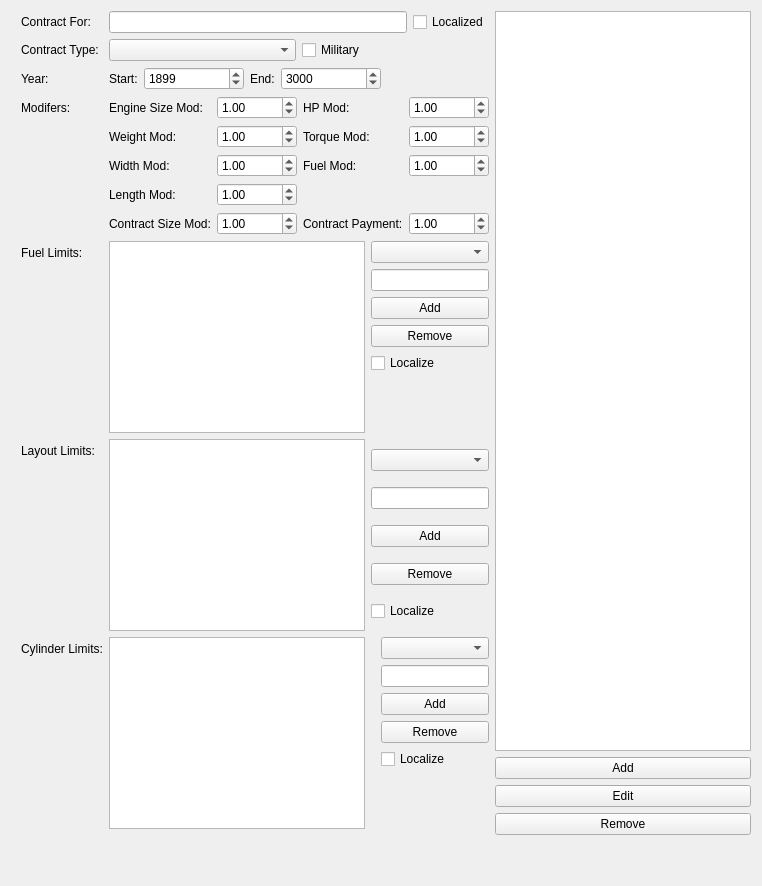
     <widget class="QWidget" name="tab_3">
      <attribute name="title">
       <string>Engine Contracts</string>
      </attribute>
      <layout class="QHBoxLayout" name="horizontalLayout_6">
       <item>
        <layout class="QHBoxLayout" name="horizontalLayout_12">
         <item>
          <layout class="QFormLayout" name="formLayout_4">
           <property name="fieldGrowthPolicy">
            <enum>QFormLayout::AllNonFixedFieldsGrow</enum>
           </property>
           <property name="leftMargin">
            <number>10</number>
           </property>
           <item row="0" column="0">
            <widget class="QLabel" name="label_40">
             <property name="text">
              <string>Contract For:</string>
             </property>
            </widget>
           </item>
           <item row="0" column="1">
            <layout class="QHBoxLayout" name="horizontalLayout_13">
             <property name="leftMargin">
              <number>0</number>
             </property>
             <item>
              <widget class="QLineEdit" name="lineEdit_e_ContractFor"/>
             </item>
             <item>
              <widget class="QCheckBox" name="checkBox_e_LocalizeName">
               <property name="text">
                <string>Localized</string>
               </property>
              </widget>
             </item>
            </layout>
           </item>
           <item row="1" column="0">
            <widget class="QLabel" name="label_44">
             <property name="text">
              <string>Contract Type:</string>
             </property>
            </widget>
           </item>
           <item row="1" column="1">
            <layout class="QHBoxLayout" name="horizontalLayout_33">
             <item>
              <widget class="QComboBox" name="comboBox_e_contractType"/>
             </item>
             <item>
              <widget class="QCheckBox" name="checkBox_e_Military">
               <property name="text">
                <string>Military</string>
               </property>
              </widget>
             </item>
            </layout>
           </item>
           <item row="2" column="0">
            <widget class="QLabel" name="label_41">
             <property name="text">
              <string>Year:</string>
             </property>
            </widget>
           </item>
           <item row="2" column="1">
            <layout class="QHBoxLayout" name="horizontalLayout_14">
             <item>
              <widget class="QLabel" name="label_42">
               <property name="sizePolicy">
                <sizepolicy hsizetype="Fixed" vsizetype="Preferred">
                 <horstretch>0</horstretch>
                 <verstretch>0</verstretch>
                </sizepolicy>
               </property>
               <property name="text">
                <string>Start:</string>
               </property>
              </widget>
             </item>
             <item>
              <widget class="QSpinBox" name="spinBox_e_StartYear">
               <property name="sizePolicy">
                <sizepolicy hsizetype="Fixed" vsizetype="Fixed">
                 <horstretch>0</horstretch>
                 <verstretch>0</verstretch>
                </sizepolicy>
               </property>
               <property name="minimumSize">
                <size>
                 <width>100</width>
                 <height>0</height>
                </size>
               </property>
               <property name="minimum">
                <number>1800</number>
               </property>
               <property name="maximum">
                <number>9999</number>
               </property>
               <property name="value">
                <number>1899</number>
               </property>
              </widget>
             </item>
             <item>
              <widget class="QLabel" name="label_43">
               <property name="sizePolicy">
                <sizepolicy hsizetype="Fixed" vsizetype="Preferred">
                 <horstretch>0</horstretch>
                 <verstretch>0</verstretch>
                </sizepolicy>
               </property>
               <property name="text">
                <string>End:</string>
               </property>
              </widget>
             </item>
             <item>
              <widget class="QSpinBox" name="spinBox_e_EndYear">
               <property name="sizePolicy">
                <sizepolicy hsizetype="Fixed" vsizetype="Fixed">
                 <horstretch>0</horstretch>
                 <verstretch>0</verstretch>
                </sizepolicy>
               </property>
               <property name="minimumSize">
                <size>
                 <width>100</width>
                 <height>0</height>
                </size>
               </property>
               <property name="minimum">
                <number>1800</number>
               </property>
               <property name="maximum">
                <number>9999</number>
               </property>
               <property name="value">
                <number>3000</number>
               </property>
              </widget>
             </item>
             <item>
              <spacer name="horizontalSpacer_4">
               <property name="orientation">
                <enum>Qt::Horizontal</enum>
               </property>
               <property name="sizeHint" stdset="0">
                <size>
                 <width>40</width>
                 <height>20</height>
                </size>
               </property>
              </spacer>
             </item>
            </layout>
           </item>
           <item row="4" column="0">
            <widget class="QLabel" name="label_45">
             <property name="text">
              <string>Modifers:</string>
             </property>
            </widget>
           </item>
           <item row="4" column="1">
            <layout class="QGridLayout" name="gridLayout_5">
             <item row="0" column="0">
              <widget class="QLabel" name="label_46">
               <property name="text">
                <string>Engine Size Mod:</string>
               </property>
              </widget>
             </item>
             <item row="1" column="1">
              <widget class="QDoubleSpinBox" name="spinBox_e_weightMod">
               <property name="minimum">
                <double>-99.000000000000000</double>
               </property>
               <property name="value">
                <double>1.000000000000000</double>
               </property>
              </widget>
             </item>
             <item row="0" column="1">
              <widget class="QDoubleSpinBox" name="spinBox_e_engineSizeMod">
               <property name="minimum">
                <double>-99.000000000000000</double>
               </property>
               <property name="value">
                <double>1.000000000000000</double>
               </property>
              </widget>
             </item>
             <item row="1" column="0">
              <widget class="QLabel" name="label_48">
               <property name="text">
                <string>Weight Mod:</string>
               </property>
              </widget>
             </item>
             <item row="2" column="1">
              <widget class="QDoubleSpinBox" name="spinBox_e_widthMod">
               <property name="minimum">
                <double>-99.000000000000000</double>
               </property>
               <property name="value">
                <double>1.000000000000000</double>
               </property>
              </widget>
             </item>
             <item row="2" column="0">
              <widget class="QLabel" name="label_49">
               <property name="text">
                <string>Width Mod:</string>
               </property>
              </widget>
             </item>
             <item row="0" column="2">
              <widget class="QLabel" name="label_50">
               <property name="text">
                <string>HP Mod:</string>
               </property>
              </widget>
             </item>
             <item row="1" column="2">
              <widget class="QLabel" name="label_51">
               <property name="text">
                <string>Torque Mod:</string>
               </property>
              </widget>
             </item>
             <item row="3" column="1">
              <widget class="QDoubleSpinBox" name="spinBox_e_lengthMod">
               <property name="minimum">
                <double>-99.000000000000000</double>
               </property>
               <property name="value">
                <double>1.000000000000000</double>
               </property>
              </widget>
             </item>
             <item row="3" column="0">
              <widget class="QLabel" name="label_53">
               <property name="text">
                <string>Length Mod:</string>
               </property>
              </widget>
             </item>
             <item row="0" column="3">
              <widget class="QDoubleSpinBox" name="spinBox_e_hpMod">
               <property name="minimum">
                <double>-99.000000000000000</double>
               </property>
               <property name="value">
                <double>1.000000000000000</double>
               </property>
              </widget>
             </item>
             <item row="4" column="0">
              <widget class="QLabel" name="label_54">
               <property name="text">
                <string>Contract Size Mod:</string>
               </property>
              </widget>
             </item>
             <item row="4" column="2">
              <widget class="QLabel" name="label_55">
               <property name="text">
                <string>Contract Payment:</string>
               </property>
              </widget>
             </item>
             <item row="4" column="1">
              <widget class="QDoubleSpinBox" name="spinBox_e_contractSizeMod">
               <property name="minimum">
                <double>-99.000000000000000</double>
               </property>
               <property name="value">
                <double>1.000000000000000</double>
               </property>
              </widget>
             </item>
             <item row="1" column="3">
              <widget class="QDoubleSpinBox" name="spinBox_e_torqueMod">
               <property name="minimum">
                <double>-99.000000000000000</double>
               </property>
               <property name="value">
                <double>1.000000000000000</double>
               </property>
              </widget>
             </item>
             <item row="4" column="3">
              <widget class="QDoubleSpinBox" name="spinBox_e_contractPaymentMod">
               <property name="minimum">
                <double>-99.000000000000000</double>
               </property>
               <property name="value">
                <double>1.000000000000000</double>
               </property>
              </widget>
             </item>
             <item row="2" column="2">
              <widget class="QLabel" name="label_47">
               <property name="text">
                <string>Fuel Mod:</string>
               </property>
              </widget>
             </item>
             <item row="2" column="3">
              <widget class="QDoubleSpinBox" name="spinBox_e_fuelMod">
               <property name="minimum">
                <double>-99.000000000000000</double>
               </property>
               <property name="value">
                <double>1.000000000000000</double>
               </property>
              </widget>
             </item>
            </layout>
           </item>
           <item row="5" column="0">
            <widget class="QLabel" name="label_56">
             <property name="text">
              <string>Fuel Limits:</string>
             </property>
            </widget>
           </item>
           <item row="5" column="1">
            <layout class="QHBoxLayout" name="horizontalLayout_10">
             <item>
              <widget class="QListWidget" name="listWidget_e_FuelLimit">
               <property name="sizePolicy">
                <sizepolicy hsizetype="Expanding" vsizetype="Expanding">
                 <horstretch>0</horstretch>
                 <verstretch>0</verstretch>
                </sizepolicy>
               </property>
              </widget>
             </item>
             <item>
              <layout class="QVBoxLayout" name="verticalLayout_10">
               <property name="leftMargin">
                <number>0</number>
               </property>
               <item>
                <widget class="QComboBox" name="comboBox_e_fuelLimit">
                 <property name="sizePolicy">
                  <sizepolicy hsizetype="Expanding" vsizetype="Fixed">
                   <horstretch>0</horstretch>
                   <verstretch>0</verstretch>
                  </sizepolicy>
                 </property>
                </widget>
               </item>
               <item>
                <widget class="QLineEdit" name="lineEdit_e_fuelLimit"/>
               </item>
               <item>
                <widget class="QPushButton" name="pushButton_e_fuelLimitAdd">
                 <property name="text">
                  <string>Add</string>
                 </property>
                </widget>
               </item>
               <item>
                <widget class="QPushButton" name="pushButton_e_fuelLimitRemove">
                 <property name="text">
                  <string>Remove</string>
                 </property>
                </widget>
               </item>
               <item>
                <widget class="QCheckBox" name="checkBox_e_fuelLimitLocalize">
                 <property name="text">
                  <string>Localize</string>
                 </property>
                </widget>
               </item>
               <item>
                <spacer name="verticalSpacer_7">
                 <property name="orientation">
                  <enum>Qt::Vertical</enum>
                 </property>
                 <property name="sizeHint" stdset="0">
                  <size>
                   <width>20</width>
                   <height>40</height>
                  </size>
                 </property>
                </spacer>
               </item>
              </layout>
             </item>
            </layout>
           </item>
           <item row="6" column="0">
            <widget class="QLabel" name="label_52">
             <property name="text">
              <string>Layout Limits:</string>
             </property>
            </widget>
           </item>
           <item row="6" column="1">
            <layout class="QHBoxLayout" name="horizontalLayout_34">
             <item>
              <widget class="QListWidget" name="listWidget_e_layoutLimit"/>
             </item>
             <item>
              <layout class="QVBoxLayout" name="verticalLayout_24">
               <property name="leftMargin">
                <number>0</number>
               </property>
               <item>
                <widget class="QComboBox" name="comboBox_e_LayoutLimits"/>
               </item>
               <item>
                <widget class="QLineEdit" name="lineEdit_e_layoutLimitsName"/>
               </item>
               <item>
                <widget class="QPushButton" name="button_e_layoutLimitAdd">
                 <property name="text">
                  <string>Add</string>
                 </property>
                </widget>
               </item>
               <item>
                <widget class="QPushButton" name="button_e_layoutLimitsRemove">
                 <property name="text">
                  <string>Remove</string>
                 </property>
                </widget>
               </item>
               <item>
                <widget class="QCheckBox" name="checkBox_e_layoutLimitLocalize">
                 <property name="text">
                  <string>Localize</string>
                 </property>
                </widget>
               </item>
              </layout>
             </item>
            </layout>
           </item>
           <item row="7" column="0">
            <widget class="QLabel" name="label_57">
             <property name="text">
              <string>Cylinder Limits:</string>
             </property>
            </widget>
           </item>
           <item row="7" column="1">
            <layout class="QHBoxLayout" name="horizontalLayout_16">
             <item>
              <widget class="QListWidget" name="listWidget_e_cylinderLimit"/>
             </item>
             <item>
              <layout class="QVBoxLayout" name="verticalLayout_11">
               <property name="leftMargin">
                <number>10</number>
               </property>
               <item>
                <widget class="QComboBox" name="comboBox_e_CylinderLimit">
                 <property name="sizePolicy">
                  <sizepolicy hsizetype="Expanding" vsizetype="Fixed">
                   <horstretch>0</horstretch>
                   <verstretch>0</verstretch>
                  </sizepolicy>
                 </property>
                </widget>
               </item>
               <item>
                <widget class="QLineEdit" name="lineEdit_e_cylinderLimitName"/>
               </item>
               <item>
                <widget class="QPushButton" name="button_e_cylinderLimitAdd">
                 <property name="text">
                  <string>Add</string>
                 </property>
                </widget>
               </item>
               <item>
                <widget class="QPushButton" name="button_e_cylinderLimitRemove">
                 <property name="text">
                  <string>Remove</string>
                 </property>
                </widget>
               </item>
               <item>
                <widget class="QCheckBox" name="checkBox_e_cylinderLimitLocalize">
                 <property name="text">
                  <string>Localize</string>
                 </property>
                </widget>
               </item>
               <item>
                <spacer name="verticalSpacer_8">
                 <property name="orientation">
                  <enum>Qt::Vertical</enum>
                 </property>
                 <property name="sizeHint" stdset="0">
                  <size>
                   <width>20</width>
                   <height>40</height>
                  </size>
                 </property>
                </spacer>
               </item>
              </layout>
             </item>
            </layout>
           </item>
           <item row="8" column="0">
            <spacer name="verticalSpacer_9">
             <property name="orientation">
              <enum>Qt::Vertical</enum>
             </property>
             <property name="sizeType">
              <enum>QSizePolicy::Fixed</enum>
             </property>
             <property name="sizeHint" stdset="0">
              <size>
               <width>20</width>
               <height>40</height>
              </size>
             </property>
            </spacer>
           </item>
          </layout>
         </item>
         <item>
          <layout class="QVBoxLayout" name="verticalLayout_12">
           <item>
            <widget class="QListWidget" name="listWidget_e_contracts"/>
           </item>
           <item>
            <widget class="QPushButton" name="pushButton_e_contractAdd">
             <property name="text">
              <string>Add</string>
             </property>
            </widget>
           </item>
           <item>
            <widget class="QPushButton" name="pushButton_e_contractEdit">
             <property name="text">
              <string>Edit</string>
             </property>
            </widget>
           </item>
           <item>
            <widget class="QPushButton" name="pushButton_e_contractRemove">
             <property name="text">
              <string>Remove</string>
             </property>
            </widget>
           </item>
           <item>
            <spacer name="verticalSpacer_6">
             <property name="orientation">
              <enum>Qt::Vertical</enum>
             </property>
             <property name="sizeType">
              <enum>QSizePolicy::Preferred</enum>
             </property>
             <property name="sizeHint" stdset="0">
              <size>
               <width>20</width>
               <height>40</height>
              </size>
             </property>
            </spacer>
           </item>
          </layout>
         </item>
        </layout>
       </item>
      </layout>
     </widget>
